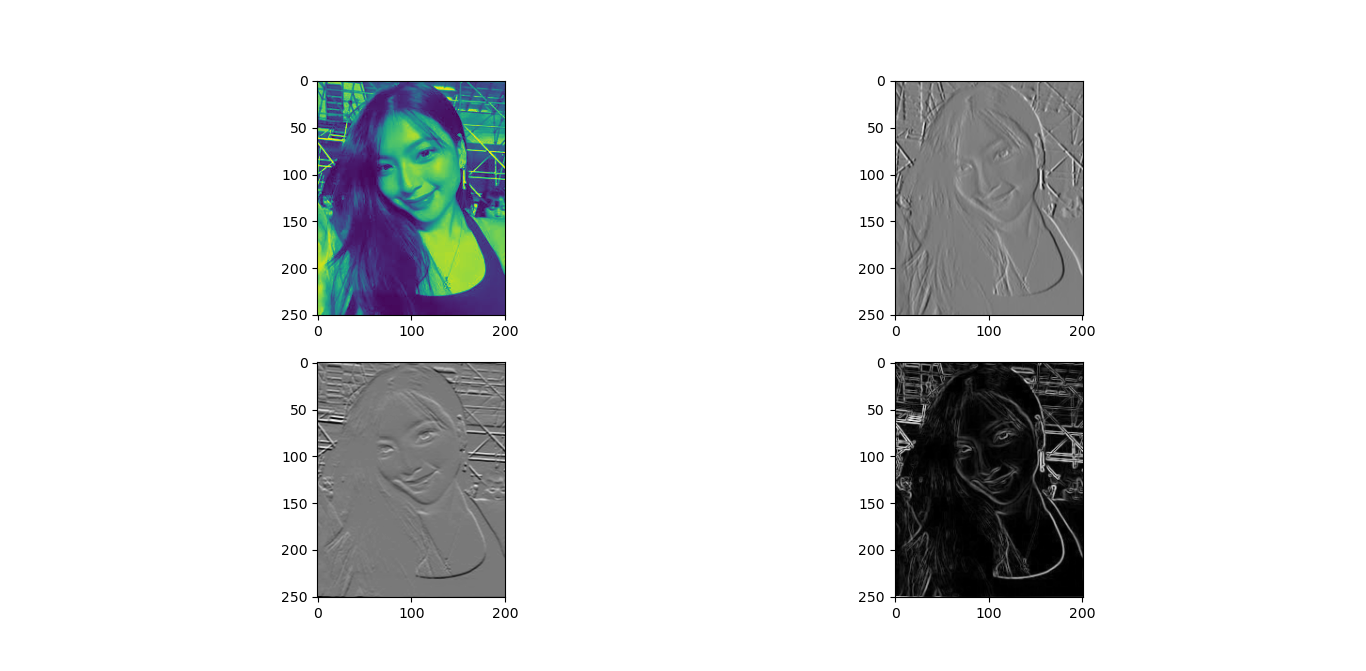

Generate this figure with Python:
import imageio.v3 as i
import matplotlib.pyplot as plt
import numpy as np

img = i.imread("c:\\Users\\Lenovo\\Downloads\\gemes.jpeg",mode ='F')

sx =np.array([
    [-1,0,1],
    [-2,0,2],
    [-1,0,1]
])
sy = np.array([
    [-1,-2,-1],
    [0,0,0],
    [1,2,1]

])

ipad = np.pad(img,pad_width=1,mode='constant', constant_values=0)

gx = np.zeros_like(img)
gy = np.zeros_like(img)

for y in range (1,ipad.shape[0]-1):
    for x in range(1, ipad.shape[1]-1):
        area = ipad[y-1:y+2,x-1:x+2]
        gx[y-1,x-1]=np.sum(area*sx)
        gy[y-1,x-1]=np.sum(area*sy)

G = np.sqrt(gx**2 +gy**2)

G=(G/G.max())*255
G= np.clip(G,0,255)
G =G.astype(np.uint8)
plt.figure(figsize=(10,10))

plt.subplot(2,2,1)
plt.imshow(img)

plt.subplot(2,2,2)
plt.imshow(gx,cmap='gray')

plt.subplot(2,2,3)
plt.imshow(gy,cmap='gray')

plt.subplot(2,2,4)
plt.imshow(G,cmap='gray')

plt.show()
